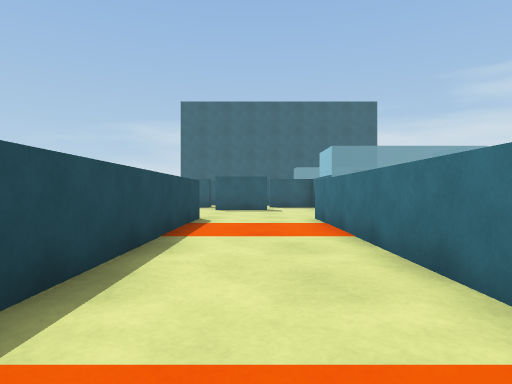
view 1 (above)

16 first-person views from a walk through a Unity game level. The camera is 0.68 m above the floor, looks level and sees 75° across. The floor is counted in squares, 1 m on a side. Each view is taken from the middle of a square. On the plan, view 1 faces up. The plan holds only what a view shows up to about 10 squares ahead; the rest is blank. The place goes on beyond the plan. Some animated figures are left out.

view 2
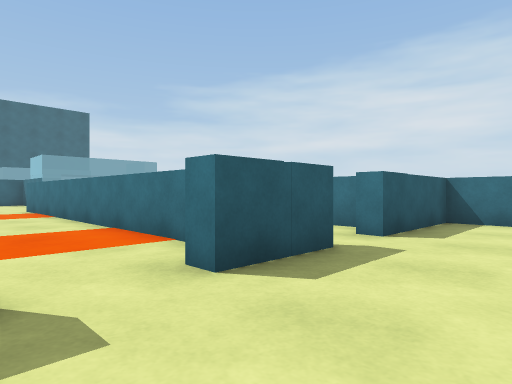

view 3
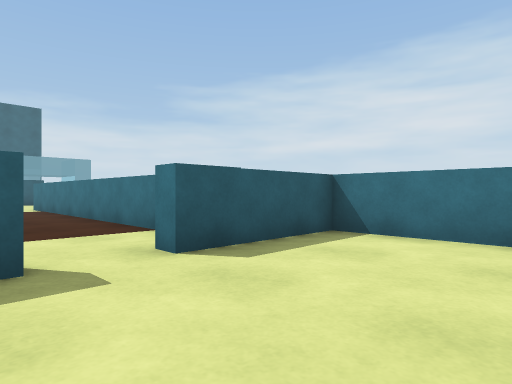

view 4
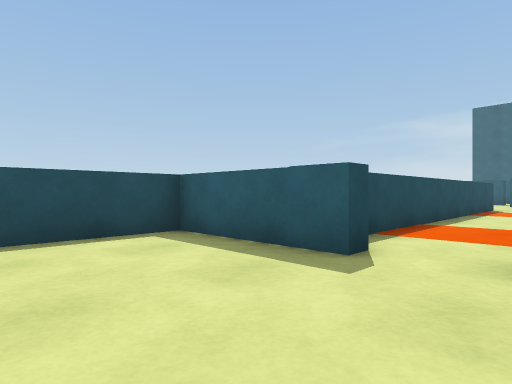

view 5
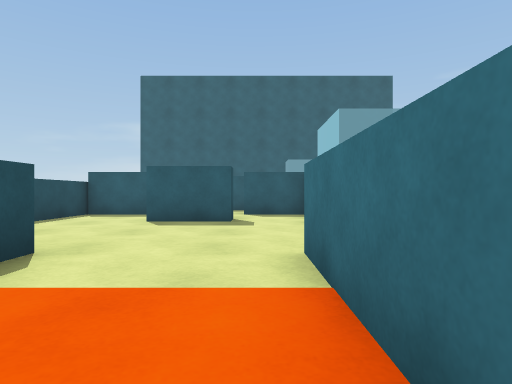

view 6
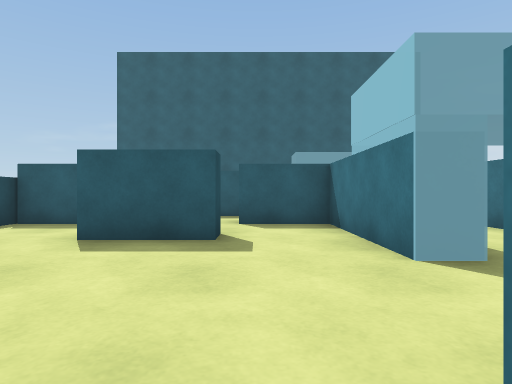

view 7
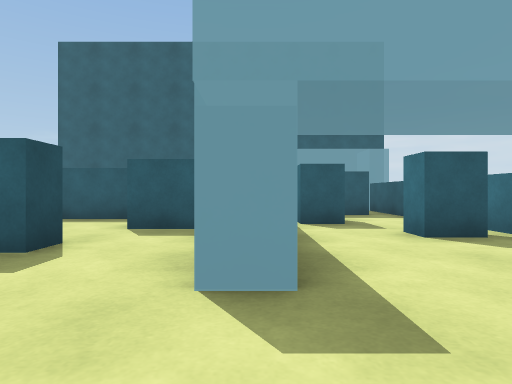

view 8
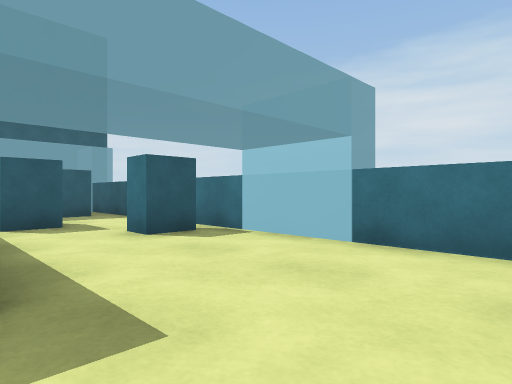

view 9
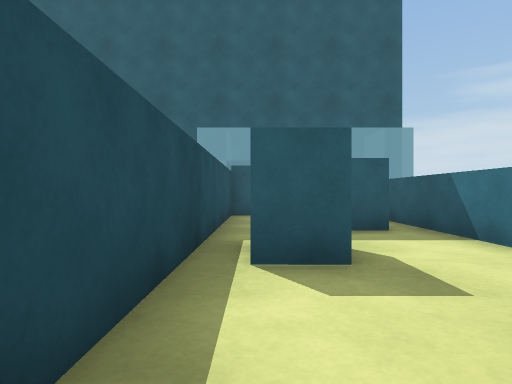

view 10
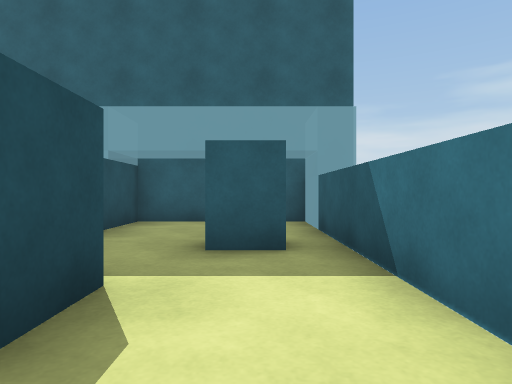

view 11
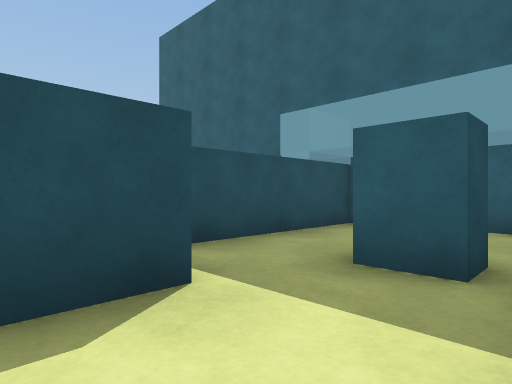

view 12
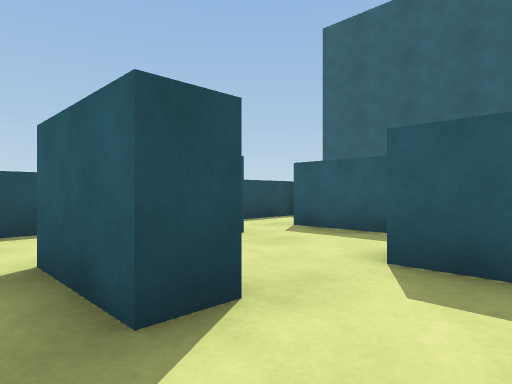

view 13
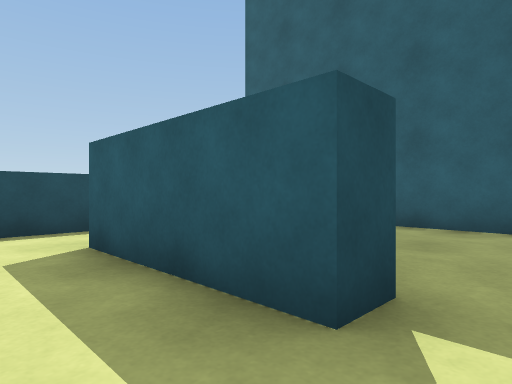

view 14
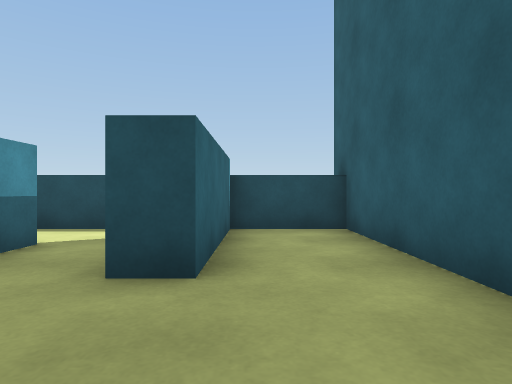

view 15
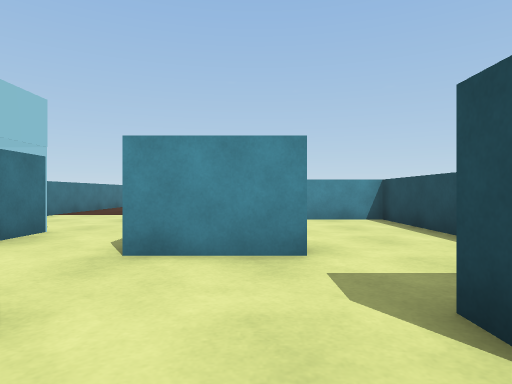

view 16
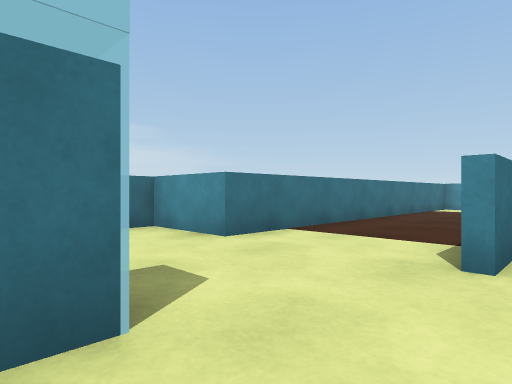

### Floor plan
Points are (right, up) in squares from view 1. A wall is a line through its corners. A room is listed if a view was taken in it or the views show most of it. See-through windows are left out.
Room 1 (views 1, 2, 3, 4, 5, 6, 7, 8, 9, 10, 11, 12, 13, 15, 16)
walls: (-1.5, 8.8) (-1.5, -1); (3.4, 11.3) (2.6, 11.3) (2.6, 15.1); (-4.1, 15.2) (-4.1, 8.7) (-2.2, 8.7); (1.5, -1.1) (1.5, 8.8); (4.9, -0.6) (4.9, 8.7) (7.2, 8.7) (7.2, 15); (1.1, 18.2) (1.1, 17.4) (-2.4, 17.4); (7.2, 16.5) (7.2, 22.7) (3.3, 22.7) (3.3, 13.9); (-1.6, -2.8) (-4.1, -2.8) (-4.1, -5.4); (-4.1, 18.6) (-4.1, 16.8); (7.2, -5.4) (7.2, -2.8) (5.6, -2.8)
ways out: opening at (2, 18) to room 2; opening at (-3.5, 18) to room 3
objects: other object (-3, 15); other object (-1, -3); other object (-1, 13) to (0, 13); other object (1, -3); other object (1, 15) to (2, 15); other object (2, -3); other object (4, -3) to (5, -2); other object (4, 16); other object (4, 17) to (5, 17); other object (6, 14); other object (6, 19)
Room 2 (view 14)
walls: (1.1, 22.7) (-4.1, 22.7) (-4.1, 20.5) (-0.6, 20.5) (-0.6, 19.8)
ways out: opening at (2, 18) to room 1; opening at (-1.5, 19) to room 3
Room 3 (no view inside)
walls: (-2.4, 18.2) (-1.6, 18.2); (-4.1, 19.8) (-4.1, 18.6)
ways out: opening at (-3.5, 18) to room 1; opening at (-1.5, 19) to room 2

Positions as (right, up) in squares from view 1, and headings:
1: (0, 0), facing up
2: (-1, -5), facing up-right
3: (2, -6), facing up-right
4: (1, -6), facing up-left
5: (1, 5), facing up
6: (1, 8), facing up
7: (3, 9), facing up
8: (3, 9), facing up-right
9: (4, 13), facing up
10: (6, 15), facing up
11: (7, 16), facing up-left
12: (2, 12), facing up-left
13: (2, 16), facing up-left
14: (2, 21), facing left
15: (-1, 17), facing down
16: (1, 12), facing down-right
